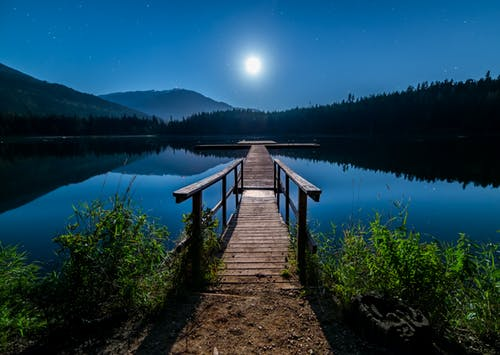
#> input picture 60197665-floodfill-RGB/1.jpg, 500 x 355 px
$ python floodfill_RGB.py
#> lines starting #> are read from the running program, lines starting #| are printed output that depends on the picture
#> further down, image is the input picture: shape (355, 500, 3); mean B, G, R 82.7, 64.6, 27.3
import cv2
import numpy as np

# Kmeans color segmentation
def kmeans_color_quantization(image, clusters=8, rounds=1):
#> called with clusters = 3, rounds = 1
    h, w = image.shape[:2]
#> h = 355; w = 500
    samples = np.zeros([h*w,3], dtype=np.float32)
    count = 0

    for x in range(h):
        for y in range(w):
            samples[count] = image[x][y]
            count += 1
#> after the loop, count = 177500

    compactness, labels, centers = cv2.kmeans(samples,
            clusters,
            None,
            (cv2.TERM_CRITERIA_EPS + cv2.TERM_CRITERIA_MAX_ITER, 10000, 0.0001),
            rounds,
            cv2.KMEANS_RANDOM_CENTERS)
#> compactness = 322046240.2; centers = [[81.85, 98.11, 104], [162.5, 108.9, 27.86], [23.34, 24.74, 11.24]]

    centers = np.uint8(centers)
#> centers = [[81, 98, 103], [162, 108, 27], [23, 24, 11]]
    res = centers[labels.flatten()]
    return res.reshape((image.shape))
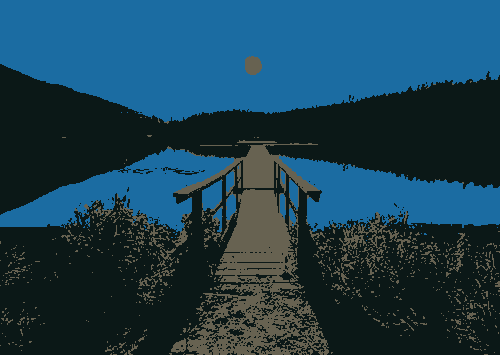
#> returned value: shape (355, 500, 3); mean of channels 0, 1, 2 82.2, 63.9, 26.7; drawn as B, G, R

# Load image and perform kmeans
image = cv2.imread('1.jpg')
kmeans = kmeans_color_quantization(image, clusters=3)
result = kmeans.copy()

# Floodfill
seed_point = (150, 50)
cv2.floodFill(result, None, seedPoint=seed_point, newVal=(36, 255, 12), loDiff=(0, 0, 0, 0), upDiff=(0, 0, 0, 0))
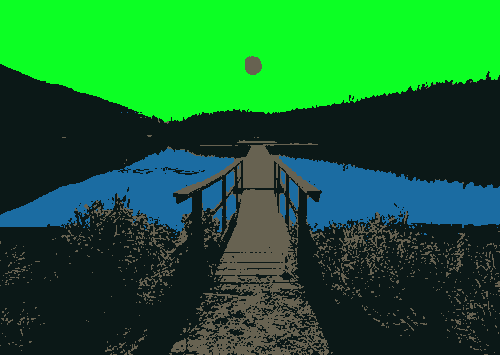
#> result: shape (355, 500, 3); mean B, G, R 47.6, 104.3, 22.6

cv2.imshow('image', image)
cv2.imshow('kmeans', kmeans)
cv2.imshow('result', result)
cv2.waitKey()

$ run again, with 60197665-floodfill-RGB/kmeans.png saved as 60197665-floodfill-RGB/1.jpg
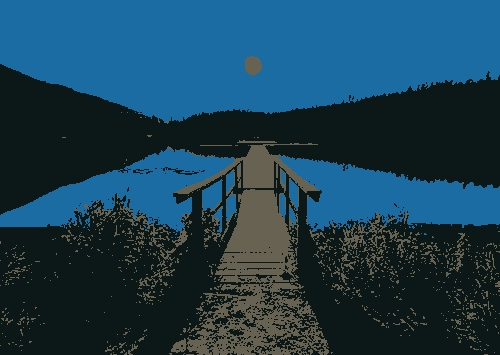
#> input picture 60197665-floodfill-RGB/kmeans.png, 500 x 355 px
#> image is the input picture: shape (355, 500, 3); mean B, G, R 83.1, 63.8, 27.3
#> after the loop in kmeans_color_quantization, `for x in range(h):`: count = 177500
#> in kmeans_color_quantization, `compactness, labels, centers = cv2.kmeans(samples, clusters, None, (cv..`: compactness = 159938973.8; centers = [[47.37, 28.56, 0.611], [145.9, 105.9, 43.29], [22.8, 23.63, 12.51]]
#> in kmeans_color_quantization, `centers = np.uint8(centers)`: centers = [[47, 28, 0], [145, 105, 43], [22, 23, 12]]
#> in kmeans_color_quantization, `return res.reshape((image.shape))`:
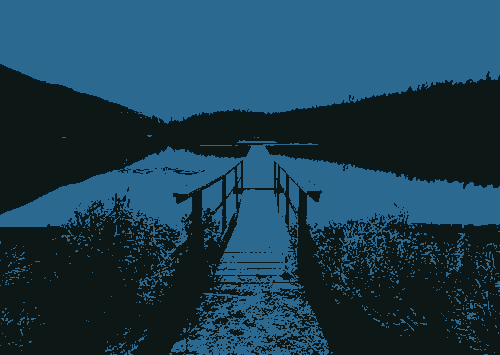
#> returned value: shape (355, 500, 3); mean of channels 0, 1, 2 82.2, 63, 26.9; drawn as B, G, R
#> `cv2.floodFill(result, None, seedPoint=seed_point, newVal=(36, 255, 12)..`:
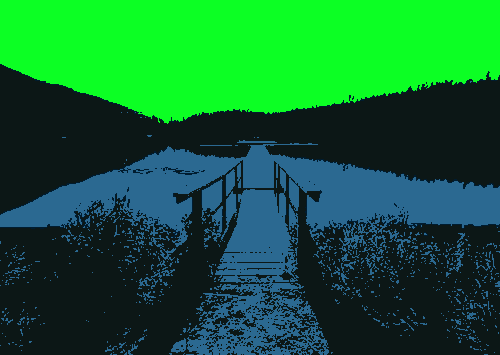
#> result: shape (355, 500, 3); mean B, G, R 52.1, 104.5, 18.4
